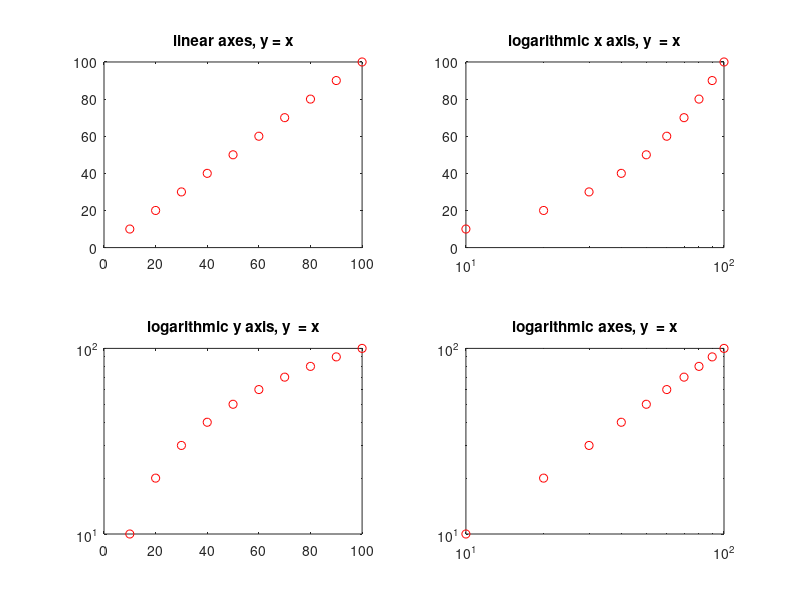
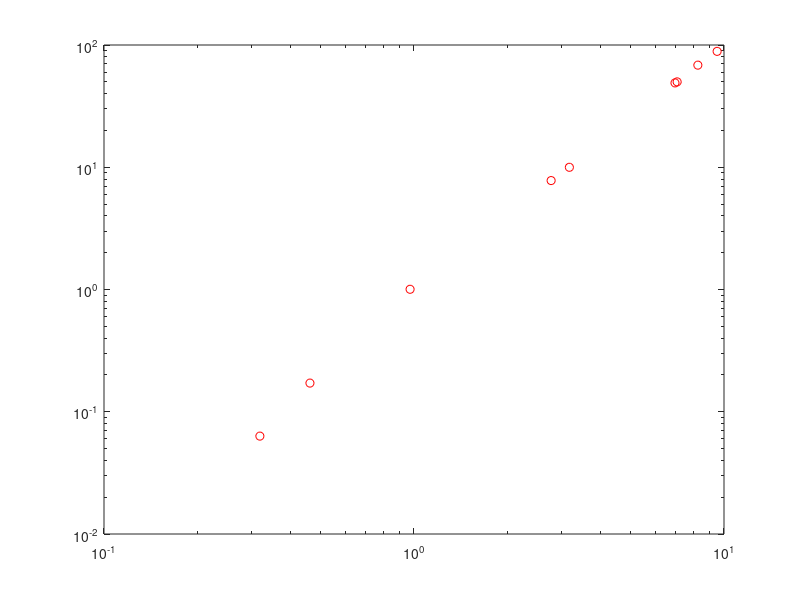
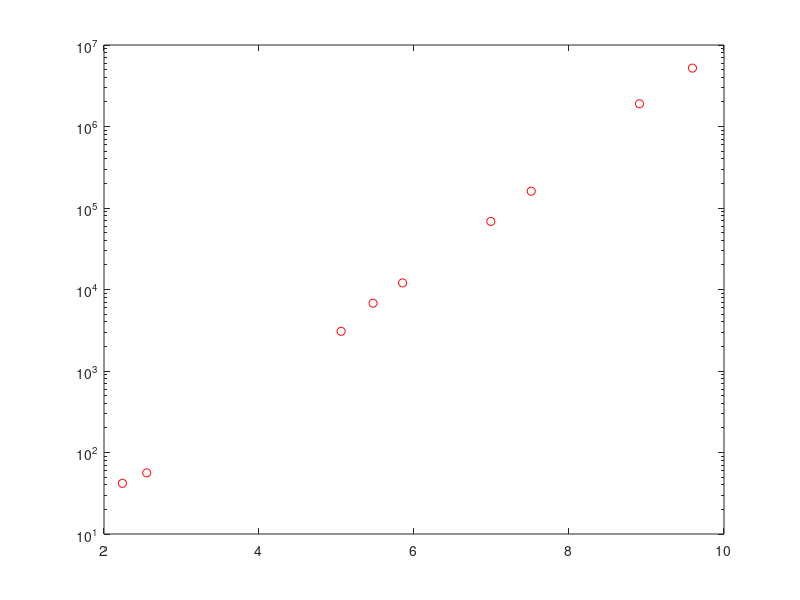

Recreate these plots in MATLAB, in order.
%%% Matlab is available through the CoE:
%%% http://engineering.oregonstate.edu/computing/personal/149#matlab
%%% 
%%% Octave is an open-source version of Matlab.  
%%% http://www.gnu.org/software/octave/
%%% The code below has not been tested with Octave, but should work.

%%% What happens to a straight line on logarithmic axes? %%%

x = [10:10:100]
y = [10:10:100]

figure
subplot(2,2,1)
plot(x,y,'ro')
title('linear axes, y = x')

% if the x axis is logarithmic, then y = 2^"(log x)"
subplot(2,2,2)
semilogx(x,y,'ro')
title('logarithmic x axis, y  = x')

% if the y axis is logarithmic then "log(y)" = log(x) 
subplot(2,2,3)
semilogy(x,y,'ro')
title('logarithmic y axis, y  = x')

% if both axes are logarithmic, then "log(y)" = "log(x)"
subplot(2,2,4)
loglog(x,y,'ro')
title('logarithmic axes, y  = x')

%%% What would happen to a polynomial dependence? %%%

% y = x^d --> "log(y)" = log(x^d) = d "log(x)"  
% should be linear!

% Is the following polynomial?
x = [7.0605    0.3183    2.7692    0.4617    0.9713    8.2346    6.9483    3.1710    9.5022]
y = [49.9313    0.0632    7.7818    0.1716    1.0042   68.4333   48.9710    9.9926   88.7169]

figure;
loglog(x,y,'ro')

% what is the slope of this line?  should be ~2:
polyfit(log(x),log(y),1)

%%% What would happen to an exponential dependence? %%%

% y = b^x --> "log(y)" = log(b^x) = "x" log b
% semilogy should be linear

% Is the following exponential?
x = [5.8527    2.2381    7.5127    2.5510    5.0596    6.9908 ...
     8.9090    9.5929    5.4722]
y = [1.2058e+04 41.8573 1.6094e+05   56.2411   3.0687e+03   6.8467e+04 ...
     1.9000e+06   5.2035e+06   6.7901e+03]
figure;
semilogy(x,y,'ro')
exp(polyfit(x,log(y),1))  




